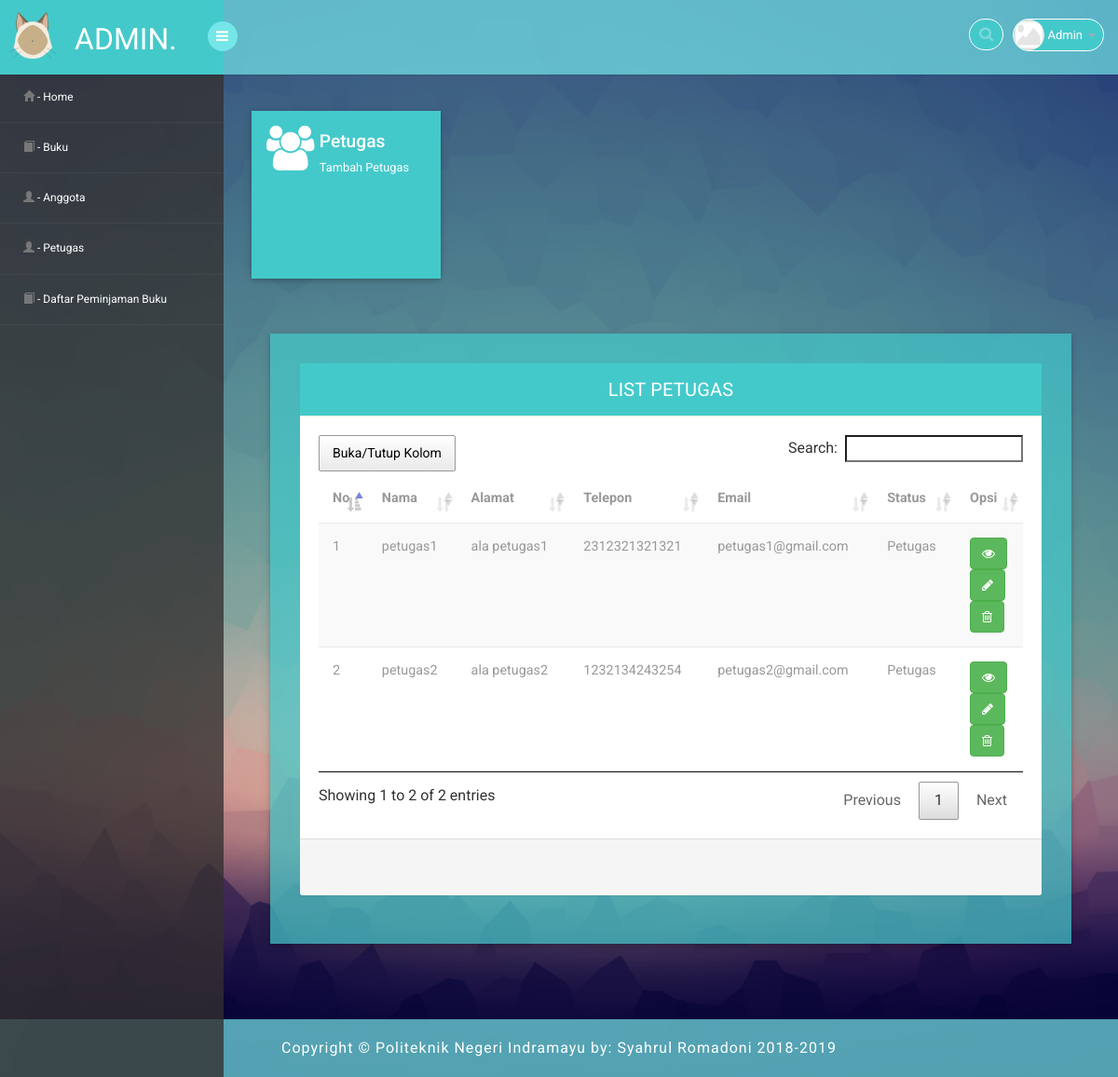
/1/media.php?page=petugas (signed in), run on the app's committed database.
### tables this page shows
CREATE TABLE `user` (
  `id` int(11) NOT NULL,
  `username` varchar(255) NOT NULL,
  `password` varchar(25) NOT NULL,
  `id_anggota` int(11) DEFAULT NULL,
  `id_petugas` int(11) DEFAULT NULL,
  `id_user_role` int(11) DEFAULT NULL,
  `status` int(11) DEFAULT NULL
);

CREATE TABLE `petugas` (
  `id` int(11) NOT NULL,
  `nama` varchar(255) NOT NULL,
  `alamat` varchar(255) DEFAULT NULL,
  `telepon` varchar(50) DEFAULT NULL,
  `email` varchar(50) DEFAULT NULL
);

CREATE TABLE `user_role` (
  `id` int(11) NOT NULL,
  `nama` varchar(255) NOT NULL
);

### 1/halaman/mod_petugas/petugas.php (the view, shortened to what this page needs)
<head>
</head>
<?php
    include "../config/koneksi.php";
?>
<div class="market-updates">
	<div class="col-md-3 market-update-gd">
		<div class="market-update-block clr-block-2">
			<div class="col-md-4 market-update-right">
				<a href="media.php?page=tambah_petugas"><i class="fa fa-users"></i></a>
			</div>
			<div class="col-md-8 market-update-left">
				<a href="media.php?page=tambah_petugas"><h4>Petugas</h4></a>
				<p>Tambah Petugas</p>
			</div>
			<div class="clearfix"> </div>
		</div>
	</div>
	<div class="clearfix"> </div>
</div>
<div class="row">
	<div class="panel-body">
		<div class="col-md-12 w3ls-graph">
			<div class="agileinfo-grap">
				<div class="panel panel-default">
					<div class="panel-heading">List Petugas</div>
					    <div class="table-responsive sr">
					      <table id="petugas" class="table table-striped b-t b-light">
					        <thead>
					          <tr>
					          	<th>No</th>
								<th>Nama</th>
								<th>Alamat</th>
								<th>Telepon</th>
								<th>Email</th>
								<th>Status</th>
								<th>Opsi</th>
					          </tr>
					        </thead>
					        <tbody>
					        	<?php
									$query  = "SELECT * FROM petugas INNER JOIN user ON petugas.id=user.id_petugas";
									$hasil  = mysqli_query($conn, $query);
									$tampil = mysqli_num_rows($hasil);
									$i = 1;
									if ( $tampil> 0) {
									    while ( $data = mysqli_fetch_assoc($hasil)) {
								?>
								<tr>
									<td><?php echo $i++ ?></td>
									<td><?php echo $data['nama']; ?></td>
									<td><?php echo $data['alamat']; ?></td>
									<td><?php echo $data['telepon']; ?></td>
									<td><?php echo $data['email']; ?></td>
									<?php
										$data1 = mysqli_query($conn, "SELECT * FROM user_role WHERE id='$data[status]'");
										$id    = mysqli_fetch_array($data1);
										$mp1   = $id['nama'];
									?>
									<td><?php echo $mp1; ?></td>
						            <td>
						            	<a href="media.php?page=detail_petugas&id=<?php echo $data['id_petugas']?>"><button class="btn btn-success" type="submit"><i class="fa fa-eye"></i></button></a><br>
	                                    <a href="media.php?page=edit_petugas&id=<?php echo $data['id_petugas'] ?>"><button class="btn btn-success" type="submit"><i class="fa fa-pencil"></i></button></a><br>
	                                    <a href="halaman/mod_petugas/aksi_hapus_petugas.php?id=<?php echo $data['id_petugas'] ?>"><button class="btn btn-success" type="submit"><i class="fa fa-trash-o"></i></button></a>
						            </td>
					        	</tr>
					           	<?php
                                    }
                                }
                                ?>
					        </tbody>
					      </table>
					    </div>
					<footer class="panel-footer">
					  	<div class="row">
					  	</div>
					</footer>
				</div>
			</div>
		</div>
	</div>
</div>

### assets/css/style.css (style rules this page uses)
.sr { padding: 20px; }
.row { padding: 20px; }
.market-update-block { height: 180px; }
h4, h5, h6, h1, h2, h3 { margin: 0; }
p { margin: 0; }
html, body { font-family: 'Roboto', sans-serif; font-size: 100%; overflow-x: hidden; background: url(../images/bg00.png) no-repeat 0px 0px; background-size:cover; background-repeat: no-repeat; background-attachment: fixed; -webkit-background-size: 100%; }
body a { transition: 0.5s all ease; -webkit-transition: 0.5s all ease; -moz-transition: 0.5s all ease; -o-transition: 0.5s all ease; -ms-transition: 0.5s all ease; text-decoration:none; }
h1,h2,h3,h4,h5,h6 { margin:0; }
p { margin:0; }
.market-update-block { padding: 2em 2em; background: #999; }
.market-update-block h4 { font-size: 1.2em; color: #fff; margin: 0.3em 0em; }
.market-update-block p { color: #fff; font-size: 0.8em; line-height: 1.8em; }
.market-update-block.clr-block-2 { background: #44c9cb; box-shadow: 0 2px 5px 0 rgba(0, 0, 0, 0.16), 0 2px 10px 0 rgba(0, 0, 0, 0.12); transition: 0.5s all; -webkit-transition: 0.5s all; -moz-transition: 0.5s all; -o-transition: 0.5s all; }
.market-update-right i.fa.fa-users { font-size: 3em; color:#fff; text-align: left; }
.market-update-left { padding: 0px; }
.market-update-right { padding-left: 0; }
.market-updates { margin: 1.5em 0; }
.panel-heading { position: relative; height: 57px; line-height: 57px; letter-spacing: 0.2px; color: white; font-size: 18px; font-weight: 400; padding: 0 16px; background:#44c9cb; border-top-right-radius: 2px; border-top-left-radius: 2px; text-transform: uppercase; text-align: center; }
.panel { border: none ! important; }
.agileinfo-grap { padding: 2em; background:rgba(68, 201, 203, 0.70); box-shadow: 0 2px 5px 0 rgba(0, 0, 0, 0.16), 0 2px 10px 0 rgba(0, 0, 0, 0.12); }
.table>thead>tr>th { border-bottom: 1px solid #e1ab91 ! important; }
.table>tbody>tr>td, .table>tbody>tr>th, .table>tfoot>tr>td, .table>tfoot>tr>th, .table>thead>tr>td, .table>thead>tr>th { border-bottom: 1px solid #e9e9e9 ! important; }
.table > thead > tr > th, .table > tbody > tr > th, .table > tfoot > tr > th, .table > thead > tr > td, .table > tbody > tr > td, .table > tfoot > tr > td { border-top: none !important; }
.table td, .table>tbody>tr>td, .table>tbody>tr>th, .table>tfoot>tr>td, .table>tfoot>tr>th, .table>thead>tr>td, .table>thead>tr>th { padding: 15px!important; }
.table > thead > tr > th, .table > tbody > tr > th, .table > tfoot > tr > th, .table > thead > tr > td, .table > tbody > tr > td, .table > tfoot > tr > td { font-size: 0.9em; color: #999; border-top: none !important; }
.panel-default>.panel-heading { color: white ! important; background-color: #44c9cb ! important; border-color: #ddede0 ! important; font-size: 20px; }
@media (max-width: 1280px) { .market-update-block { padding: 1em 1em; } }

### data on the page
user: id_petugas.nama "petugas1", id_petugas.alamat "ala petugas1", id_petugas.telepon "2312321321321", id_petugas.email "petugas1@gmail.com", id_user_role.nama "Petugas"
user: id_petugas.nama "petugas2", id_petugas.alamat "ala petugas2", id_petugas.telepon "1232134243254", id_petugas.email "petugas2@gmail.com", id_user_role.nama "Petugas"

### other printed values
$_SESSION['username'] "Admin"
